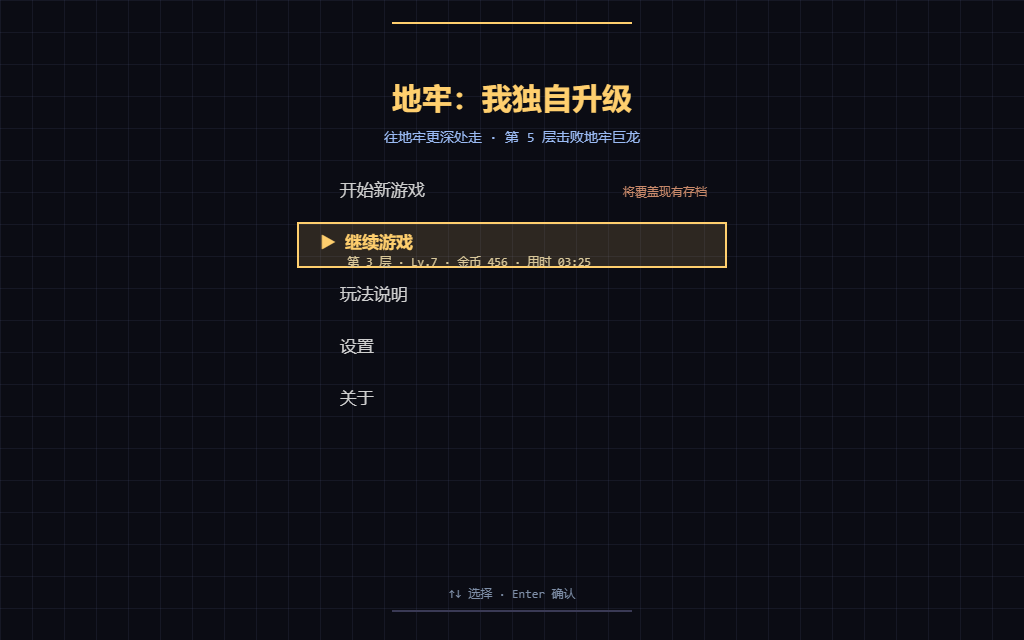
#> input picture preflight/artifacts/d93/before-1024x640-save.png, 1024 x 640 px, found by its file name
$ python compose_d93.py
#> lines starting #> are read from the running program, lines starting #| are printed output that depends on the picture
# -*- coding: utf-8 -*-
"""D-93 改前/改后同状态对照图：左 before、右 after，中间 8px 分隔线。"""
import os
from PIL import Image, ImageDraw

ROOT = r'd:\桌面\工作\人工智能大作业\preflight\artifacts\d93'
PAIRS = [
    ('1024x640-save', 'compare-1024x640-save.png'),
    ('1024x640-empty', 'compare-1024x640-empty.png'),
    ('500x700-save', 'compare-500x700-save.png'),
    ('500x700-empty', 'compare-500x700-empty.png'),
    ('320x640-save', 'compare-320x640-save.png'),
    ('320x640-empty', 'compare-320x640-empty.png'),
]
GAP = 8

for key, out in PAIRS:
    a = Image.open(os.path.join(ROOT, 'before-%s.png' % key)).convert('RGB')
#> a is the input picture: PIL image 1024x640 RGB; mean R, G, B 16, 16.4, 23.3
    b = Image.open(os.path.join(ROOT, 'after-%s.png' % key)).convert('RGB')
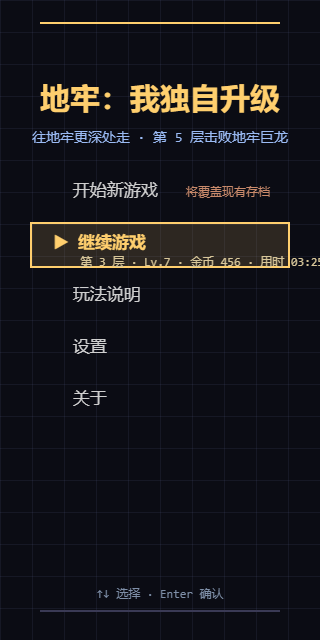
#> input picture preflight/artifacts/d93/before-320x640-save.png, 320 x 640 px, given in place of after-1024x640-save.png, which was not available
#> b is the input picture: PIL image 320x640 RGB; mean R, G, B 23.6, 22.8, 27.5
    w = a.width + GAP + b.width
#> w = 1352
    h = max(a.height, b.height)
#> h = 640
    canvas = Image.new('RGB', (w, h), (20, 20, 24))
    canvas.paste(a, (0, 0))
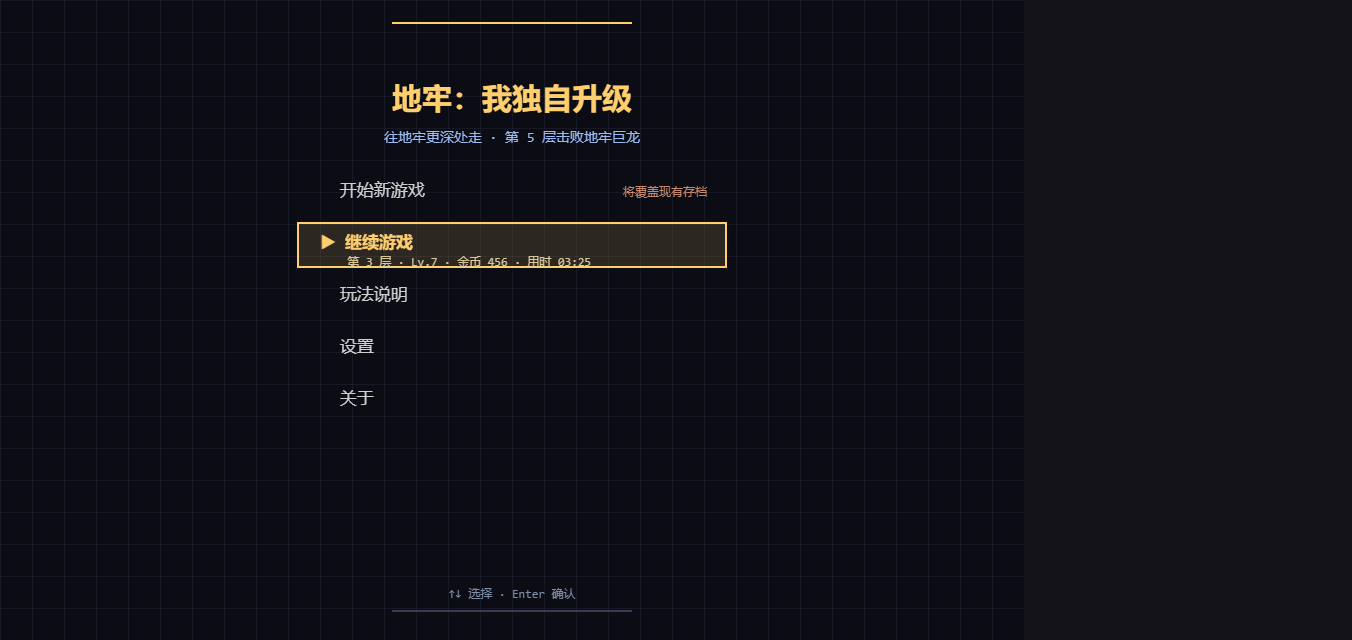
#> canvas: PIL image 1352x640 RGB; mean R, G, B 17, 17.3, 23.5
    canvas.paste(b, (a.width + GAP, 0))
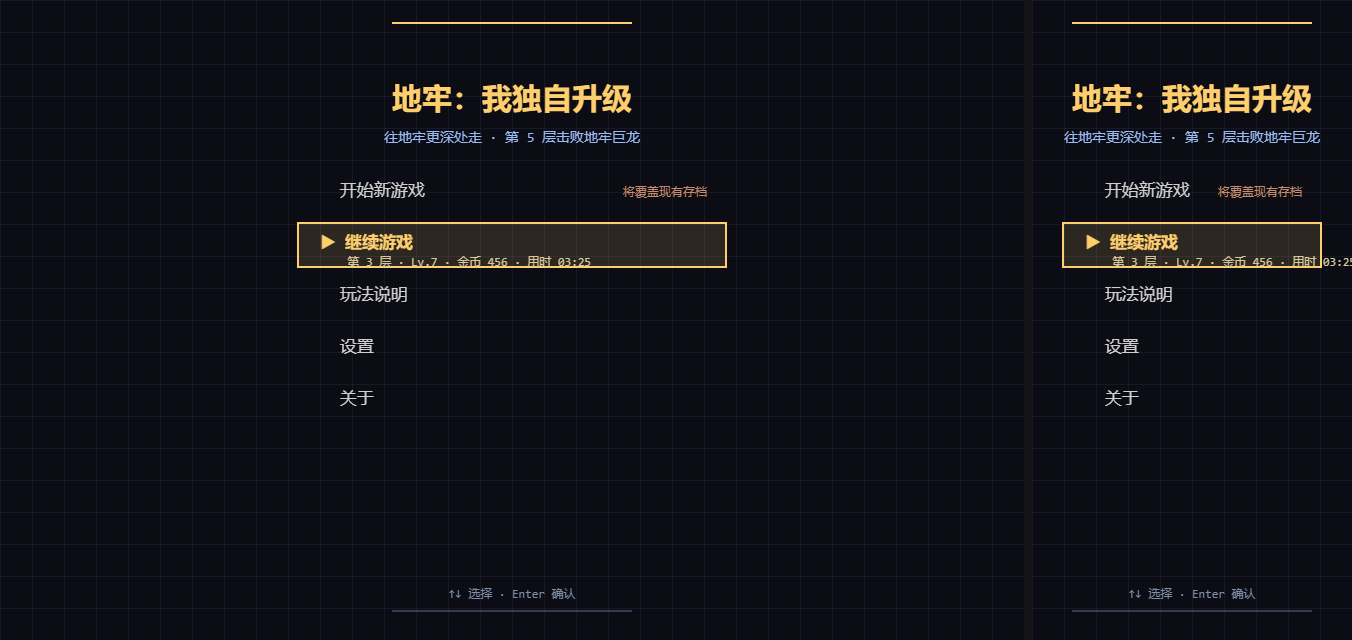
#> canvas: PIL image 1352x640 RGB; mean R, G, B 17.8, 17.9, 24.3
    d = ImageDraw.Draw(canvas)
    d.rectangle([a.width, 0, a.width + GAP - 1, h], fill=(255, 207, 110))
    canvas.save(os.path.join(ROOT, out))
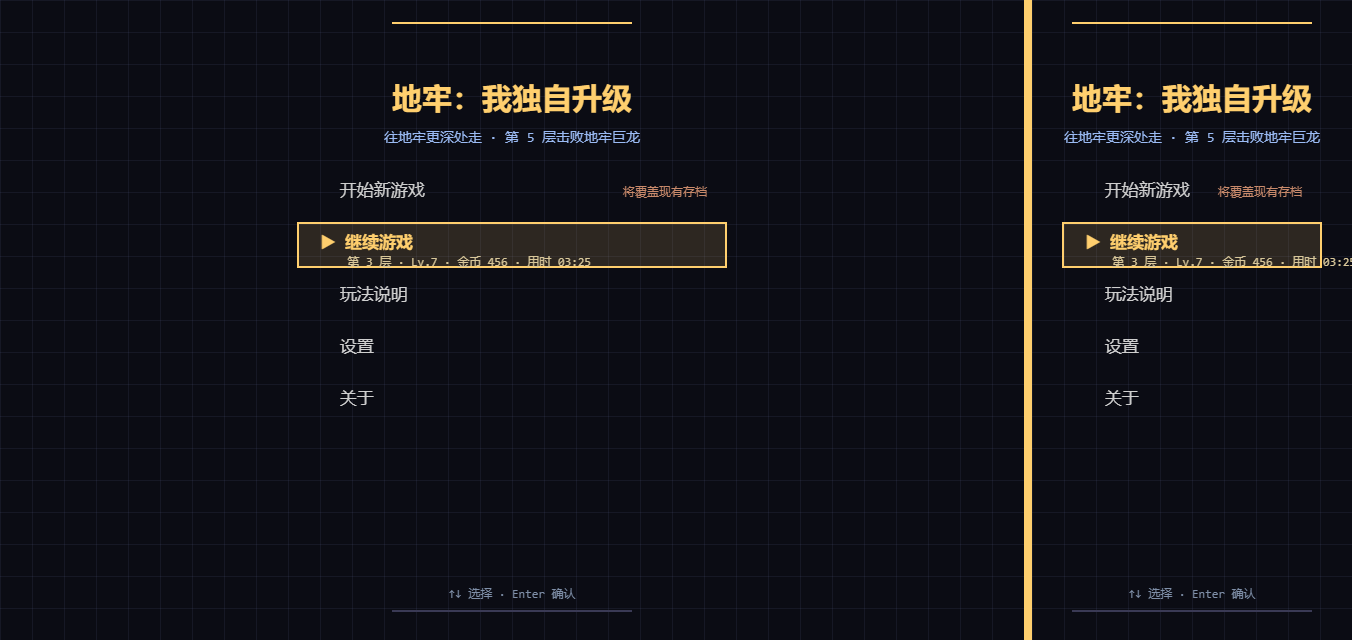
#> saved as compare-1024x640-save.png: PIL image 1352x640 RGB; mean R, G, B 19.2, 19.1, 24.8
    print(out, canvas.size)
#| compare-1024x640-save.png (1352, 640)
#> pass 2 of the loop `for key, out in PAIRS:`:
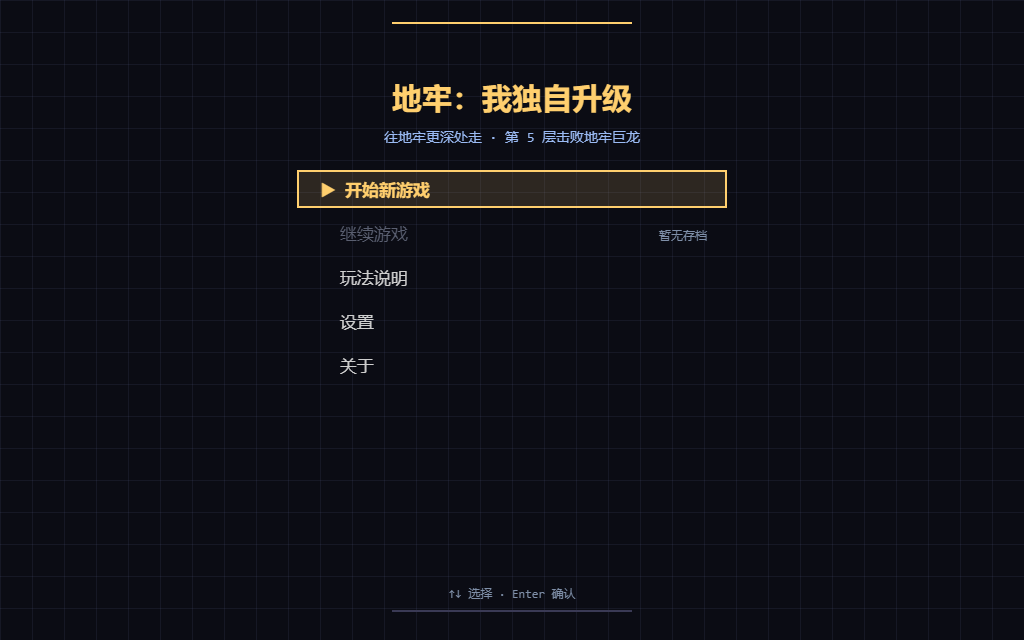
#> input picture preflight/artifacts/d93/before-1024x640-empty.png, 1024 x 640 px, found by its file name
#> a is the input picture: PIL image 1024x640 RGB; mean R, G, B 15.5, 16, 23
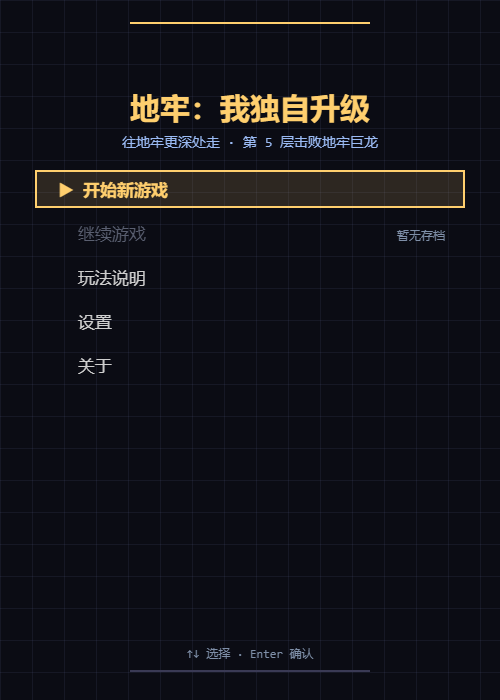
#> input picture preflight/artifacts/d93/before-500x700-empty.png, 500 x 700 px, given in place of after-1024x640-empty.png, which was not available
#> b is the input picture: PIL image 500x700 RGB; mean R, G, B 18.9, 18.8, 24.8
#> `canvas.save(os.path.join(ROOT, out))`:
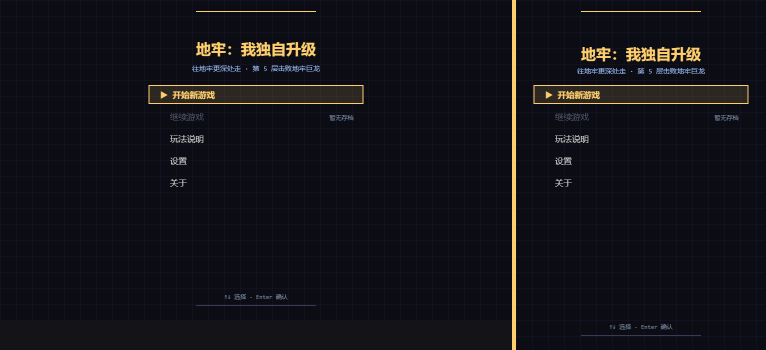
#> saved as compare-1024x640-empty.png: PIL image 1532x700 RGB (shown at 1/2 size); mean R, G, B 18.1, 18.2, 24.1
#| compare-1024x640-empty.png (1532, 700)
#> (the run stopped early here; a loop or call above may not have finished)
